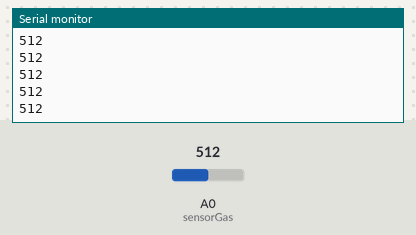
The sketch below on a simulated Arduino Uno, built with avr-gcc and run on an emulated ATmega328P. Parts: the last lines printed to the serial monitor. Inputs (shaded band) come from the test bench; at power-on: A0 (sensorGas) = 512.

Above: at 1.2 s.
1.3 s: A0 (sensorGas) set to 716
At 2.1 s:
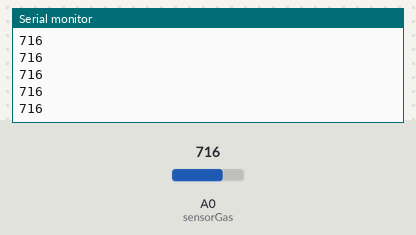
2.8 s: A0 (sensorGas) set to 900
At 3.7 s:
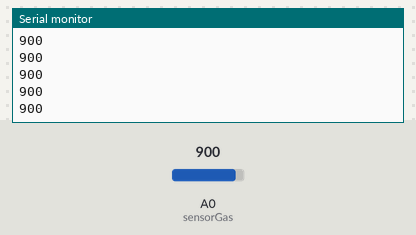
Timing chart, 0 to 5.8 s (numbered marks = the images above; inputs shaded):
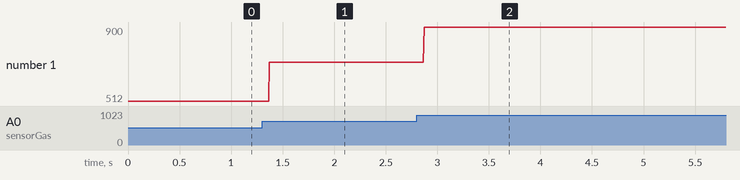

Measured:
- after the input at 1.3 s, the serial monitor: prints a new line after 0.07 s (image 1)
- after the input at 2.8 s, the serial monitor: prints a new line after 0.07 s (image 2)
- plotted number 1: 512 → 716 after the input at 1.3 s, 716 → 900 after the input at 2.8 s

The sketch:

sensor_de_gas.ino
```cpp
int sensorGas = A0;
int cantGas;

void setup() {
  Serial.begin(9600);
  pinMode(sensorGas, INPUT);
}

void loop() {
  cantGas = analogRead(sensorGas);

  Serial.println(cantGas);
}
```
